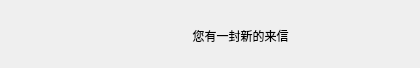
<?xml version="1.0" encoding="UTF-8"?>
<ui version="4.0">
 <class>card_newline</class>
 <widget class="QWidget" name="card_newline">
  <property name="geometry">
   <rect>
    <x>0</x>
    <y>0</y>
    <width>420</width>
    <height>68</height>
   </rect>
  </property>
  <property name="windowTitle">
   <string>Form</string>
  </property>
  <property name="styleSheet">
   <string notr="true">QWidget#card_newline{border-image: url(:/pictures/zukan_title.png);}
</string>
  </property>
  <widget class="QLabel" name="label">
   <property name="geometry">
    <rect>
     <x>10</x>
     <y>10</y>
     <width>71</width>
     <height>51</height>
    </rect>
   </property>
   <property name="text">
    <string/>
   </property>
  </widget>
  <widget class="QLabel" name="label_2">
   <property name="geometry">
    <rect>
     <x>60</x>
     <y>10</y>
     <width>361</width>
     <height>51</height>
    </rect>
   </property>
   <property name="styleSheet">
    <string notr="true">font: 16pt &quot;方正手迹-旅行青蛙体 简&quot;;</string>
   </property>
   <property name="text">
    <string>您有一封新的来信</string>
   </property>
   <property name="scaledContents">
    <bool>true</bool>
   </property>
   <property name="alignment">
    <set>Qt::AlignCenter</set>
   </property>
  </widget>
 </widget>
 <resources/>
 <connections/>
</ui>
